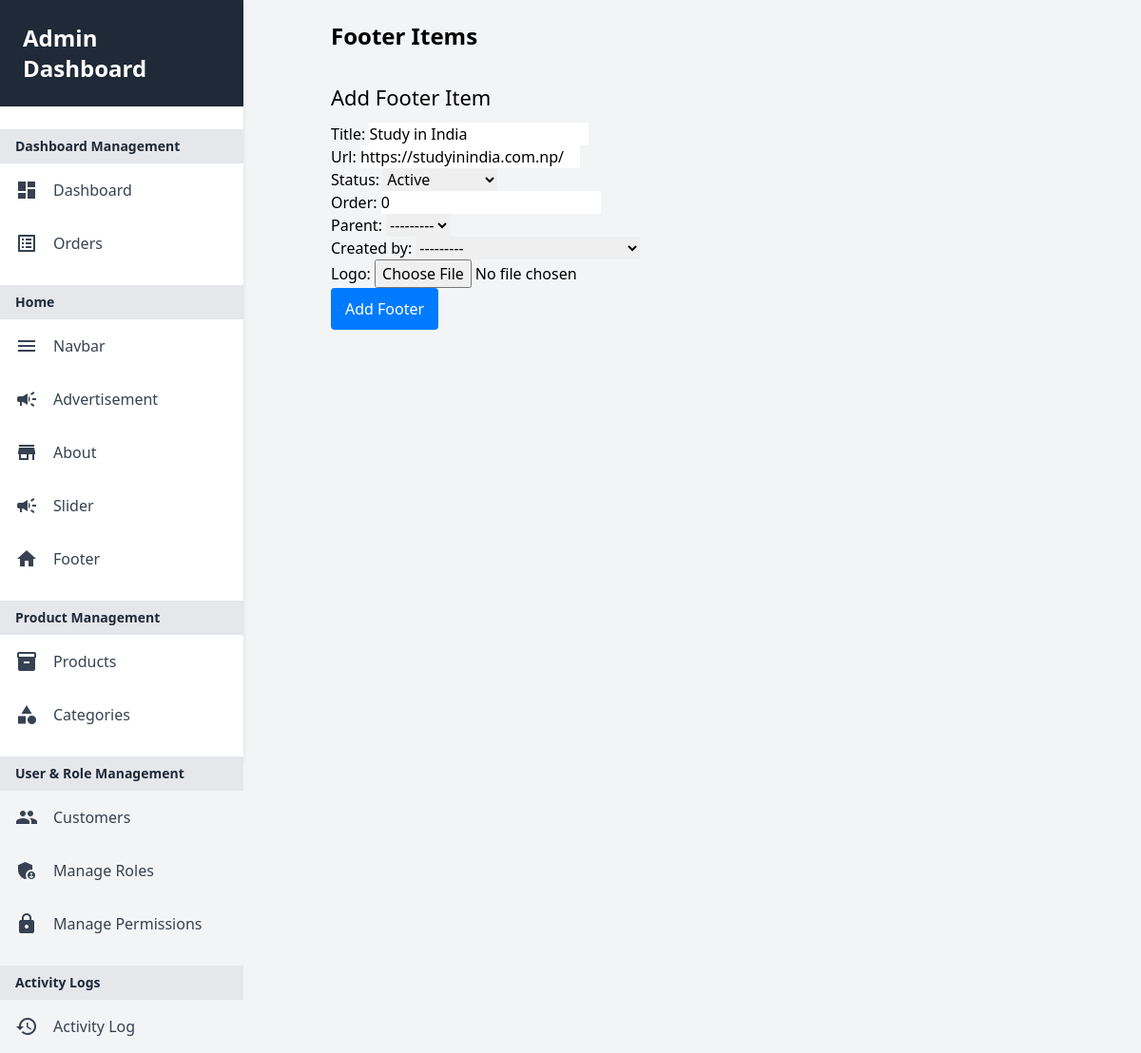
Before: /user/footers/ (signed in) with the older database file.
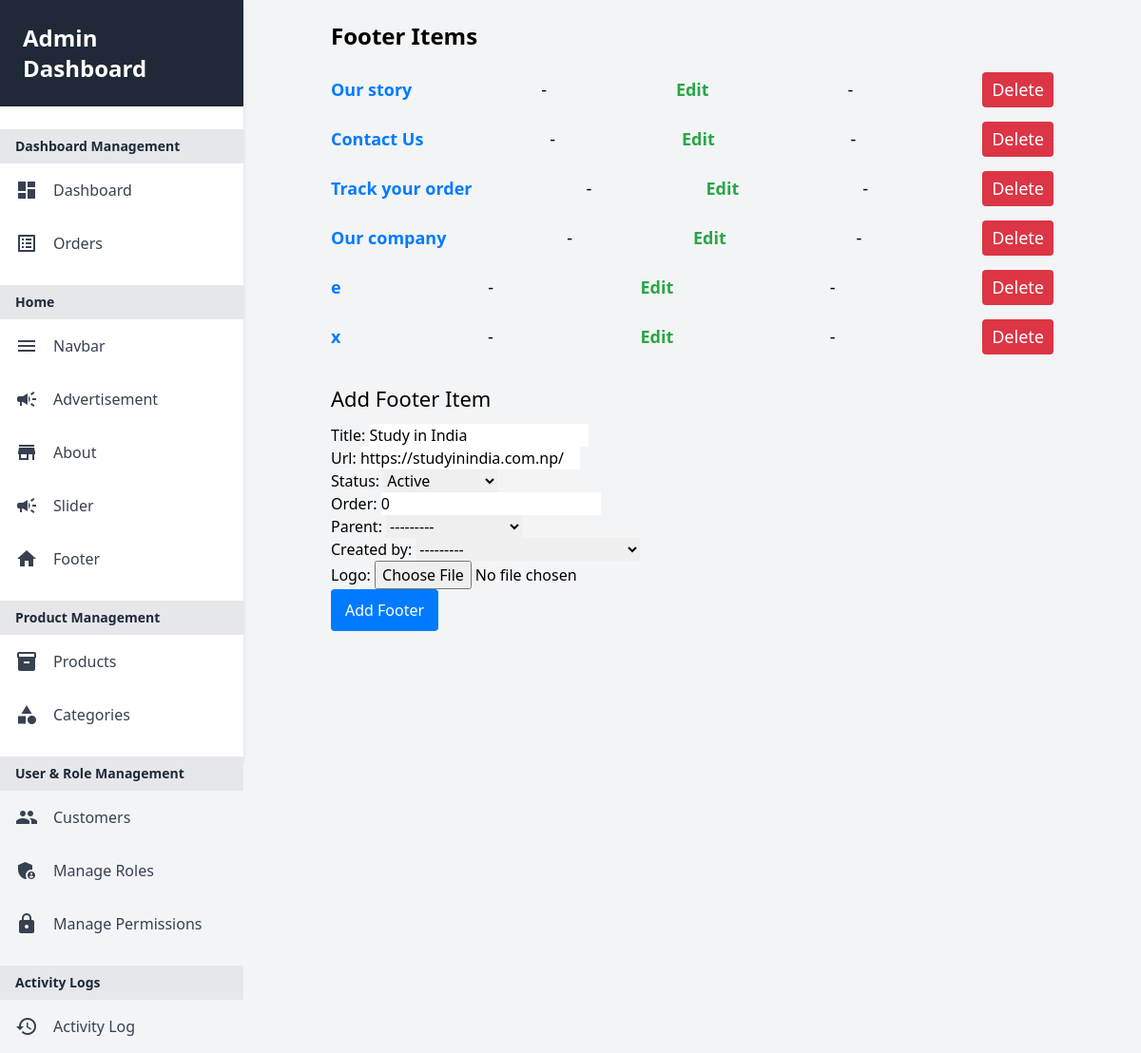
After: the same page with the newer database file.
### core/models.py (models this page shows)
class Footer(models.Model):
    title = models.CharField(max_length=100, default="Study in India", null= True, blank=True)
    url = models.URLField(max_length=200, null=True, blank=True, default="https://studyinindia.com.np/")
    status = models.CharField(choices=STATUS_CHOICES, max_length=20, default="Active")
    created_by = models.ForeignKey(User, related_name="created_footers", on_delete=models.SET_NULL, null=True, blank=True)
    order = models.IntegerField(default=0)
    parent = models.ForeignKey(
        'self', on_delete=models.SET_NULL, null=True, blank=True, related_name='children'
    )
    logo = models.ImageField(upload_to="footer", null=True, blank=True)

### userauth/decorators.py (the view)
        def _wrapped_view(request, *args, **kwargs):
            user_groups = request.user.groups.values_list('name', flat=True)
            if not any(role in user_groups for role in allowed_roles):
                return HttpResponseForbidden("You do not have permission to view this page.")
            return view_func(request, *args, **kwargs)

### userauth/forms.py
class FooterForm(forms.ModelForm):
    class Meta:
        model = Footer
        fields = ['title', 'url', 'status', 'order', 'parent', 'created_by', 'logo']

### ecomprj/context_processors.py (called while the page is built, shortened)
def default(request):
    cart_total_amount = 0
    cart_count = 0
    months = []
    monthly_sales = []
    if request.user.is_authenticated:
        address = Address.objects.filter(user_id=request.user.id).first()
    else:
        address = None  # For anonymous users, set address to None or handle appropriately
    categories = Category.objects.all()
    vendors = Vendor.objects.all()
    min_max_price = Product.objects.aggregate(Min("price"), Max("price"))
    return {
        'address': address,
        'categories': categories,
        'vendors': vendors,
        'min_max_price': min_max_price,
        'cart_total_amount': cart_total_amount,  # Adding cart total amount to the context
        'cart_count': cart_count,
        'months': months,
        'monthly_sales': monthly_sales,
    }

### userauth/models.py (called while the page is built)
    def __str__(self):
        return self.email

### templates/userauth/footer.html (shortened to what this page needs)
{% extends "partials/baseadmin.html" %}
{% load static %}
{% block content %}
<div class="container">
    <h2 class="page-title">Footer Items</h2>
    <ul class="footer-list">
        {% for footer in footers %}
            <li class="footer-item">
                <div class="footer-item-content">
                    <a href="{% url 'userauth:footer_view' footer.id %}" class="footer-link">{{ footer.title }}</a> -
                    <a href="{% url 'userauth:footer_edit' footer.id %}" class="edit-link">Edit</a> -
                    <form action="{% url 'userauth:footer_delete' footer.id %}" method="POST" class="delete-form">
                        <button type="submit" class="delete-button">Delete</button>
                    </form>
                </div>
            </li>
        {% endfor %}
    </ul>
    <h2 class="add-footer-title">Add Footer Item</h2>
    <form method="POST" class="add-footer-form">
        {{ form.as_p }}
        <button type="submit" class="add-footer-button">Add Footer</button>
    </form>
</div>
{% endblock %}

Changed rows visible on the page:
added Footer: title "Our story"
added Footer: title "Contact Us"
added Footer: title "Track your order"
added Footer: title "Our company"
added Footer: title "e"
added Footer: title "x"
